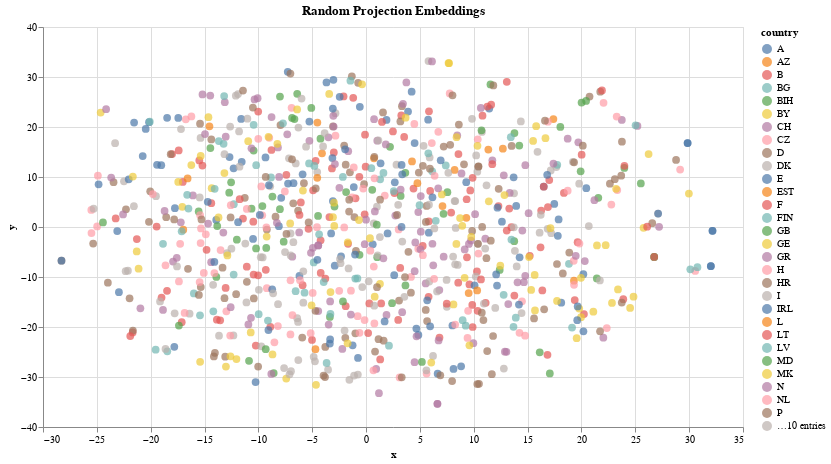

Notebook code cell kept with this figure:
### Markdown cell above
There don't seem to be any clusters of points in our visualization. It's also hard to tell what each point represents without hovering over them individually. We can color each point based on their `country` property with the following code:

### Code cell
chart = alt.Chart(df).mark_circle(size=60).encode(
    x='x',
    y='y',
    color='country',
    tooltip=['place', 'country']
).properties(width=700, height=400, title="Random Projection Embeddings")

chart.save('randomProjection-color.json')

chart

### Figure 1 — Vega-Lite specification as saved in the notebook (floating-point values rounded to 4 significant figures; data arrays with more than 128 entries replaced by an {"elided": "..."} marker saying what was removed)
{"config": {"view": {"continuousWidth": 400, "continuousHeight": 300}}, "data": {"name": "data-c49ee13f4f33db8ce3461b0b4b0b1ecb"}, "mark": {"type": "circle", "size": 60}, "encoding": {"color": {"type": "nominal", "field": "country"}, "tooltip": [{"type": "nominal", "field": "place"}, {"type": "nominal", "field": "country"}], "x": {"type": "quantitative", "field": "x"}, "y": {"type": "quantitative", "field": "y"}}, "height": 400, "title": "Random Projection Embeddings", "width": 700, "$schema": "https://vega.github.io/schema/vega-lite/v4.8.1.json", "datasets": {"data-c49ee13f4f33db8ce3461b0b4b0b1ecb": {"elided": "894 records"}}}
